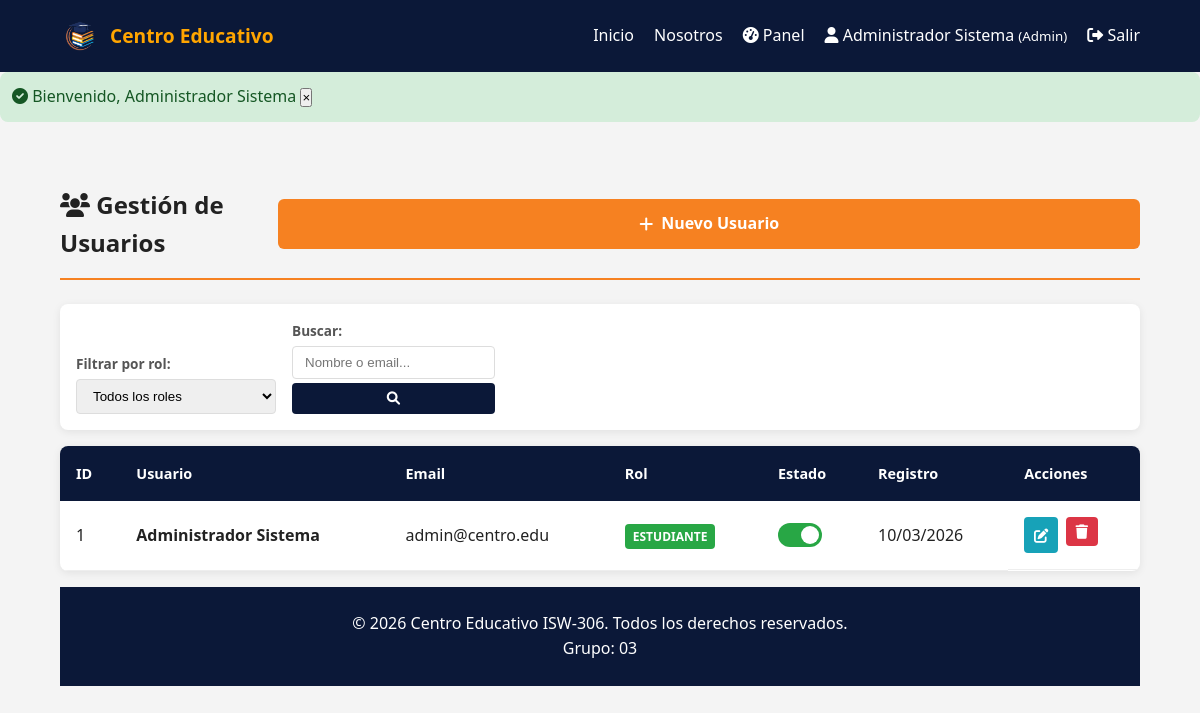
Page /?page=admin/users&action=create (signed in) on the committed database.
### tables this page shows
CREATE TABLE usuarios (
    id INT AUTO_INCREMENT PRIMARY KEY,
    nombre_completo VARCHAR(100) NOT NULL,
    email VARCHAR(100) NOT NULL UNIQUE,
    password_hash VARCHAR(255) NOT NULL,
    rol_id INT NOT NULL,
    telefono VARCHAR(20),
    fecha_nacimiento DATE,
    activo BOOLEAN DEFAULT TRUE,
    last_login TIMESTAMP NULL,
    created_at TIMESTAMP DEFAULT CURRENT_TIMESTAMP,
    updated_at TIMESTAMP DEFAULT CURRENT_TIMESTAMP ON UPDATE CURRENT_TIMESTAMP,
    
    FOREIGN KEY (rol_id) REFERENCES roles(id) ON DELETE RESTRICT,
    INDEX idx_email (email),
    INDEX idx_rol (rol_id),
    INDEX idx_activo (activo)
);

### controllers/UserController.php (called while the page is built, shortened)
<?php
class UserController extends Controller
{
    private User $user;
    public function __construct()
    {
        $this->user = new User();
    }
    public function index(): void
    {
        $role = $_GET['role'] ?? null;
        $search = $_GET['search'] ?? null;
        $page = max(1, (int)($_GET['page'] ?? 1));
        $perPage = 10;
        if ($role && $role !== 'all') {
            $users = $this->user->getByRole($role);
        } elseif ($search) {
            $users = $this->user->search($search);
        } else {
            $users = $this->user->findAll('nombre_completo', 'ASC');
        }
        $users = array_slice($users, ($page - 1) * $perPage, $perPage);
        $this->view('admin/users/index');
    }
}

### config/database.php (called while the page is built, shortened)
<?php
class Database {
    private static $instance = null;
    private $connection;
    private function __construct() {
        $dsn = "mysql:host=" . DB_HOST . ";port=" . DB_PORT . ";dbname=" . DB_DATABASE . ";charset=utf8mb4";
        $options = [
            PDO::ATTR_ERRMODE            => PDO::ERRMODE_EXCEPTION,
            PDO::ATTR_DEFAULT_FETCH_MODE => PDO::FETCH_ASSOC,
            PDO::ATTR_EMULATE_PREPARES   => false,
            PDO::MYSQL_ATTR_INIT_COMMAND => "SET NAMES utf8mb4"
        ];
        try {
            $this->connection = new PDO($dsn, DB_USERNAME, DB_PASSWORD, $options);
        } catch (PDOException $e) {
            if (APP_ENV === 'development') {
                throw new Exception("Error de conexión: " . $e->getMessage());
            } else {
                error_log("DB Connection Error: " . $e->getMessage());
                throw new Exception("Error interno del servidor");
            }
        }
    }
    public static function getInstance() {
        if (self::$instance === null) {
            self::$instance = new self();
        }
        return self::$instance;
    }
    public function getConnection() {
        return $this->connection;
    }
}

### models/Model.php (called while the page is built, shortened)
<?php
require_once __DIR__ . '/../config/database.php';
abstract class Model {
    protected $table;
    protected $db;
    public function __construct() {
        $this->db = Database::getInstance()->getConnection();
    }
    public function getConnection(): PDO {
        return $this->db;
    }
    public function findAll(string $orderBy = 'id', string $direction = 'ASC', ?int $limit = null): array {
        $sql = "SELECT * FROM {$this->table} ORDER BY {$orderBy} {$direction}";
        $stmt = $this->db->prepare($sql);
        $stmt->execute();
        return $stmt->fetchAll();
    }
}

### views/admin/users/index.php (the view, shortened to what this page needs)
<section class="user-management">
    <div class="page-header">
        <h1><i class="fas fa-users"></i> <?= htmlspecialchars($title) ?></h1>
        <a href="<?= APP_URL ?>/?page=admin/users&action=create" class="btn btn-primary">
            <i class="fas fa-plus"></i> Nuevo Usuario
        </a>
    </div>
    <div class="filters-bar">
        <form method="GET" action="<?= APP_URL ?>/index.php" class="filters-form">
            <div class="filter-group">
                <label for="role">Filtrar por rol:</label>
                <select name="role" id="role" onchange="this.form.submit()">
                    <option value="">Todos los roles</option>
                </select>
            </div>
            <div class="filter-group">
                <label for="search">Buscar:</label>
                <input type="text" name="search" id="search"
                    value="<?= htmlspecialchars($search ?? '') ?>"
                    placeholder="Nombre o email...">
                <button type="submit" class="btn-search">
                    <i class="fas fa-search"></i>
                </button>
            </div>
        </form>
    </div>
    <div class="table-container">
        <?php if (!empty($users)): ?>
            <table class="data-table">
                <thead>
                    <tr>
                        <th>ID</th>
                        <th>Usuario</th>
                        <th>Email</th>
                        <th>Rol</th>
                        <th>Estado</th>
                        <th>Registro</th>
                        <th>Acciones</th>
                    </tr>
                </thead>
                <tbody>
                    <?php foreach ($users as $user): ?>
                        <tr class="<?= !$user['activo'] ? 'row-inactive' : '' ?>">
                            <td><?= $user['id'] ?></td>
                            <td>
                                <strong><?= htmlspecialchars($user['nombre_completo']) ?></strong>
                            </td>
                            <td><?= htmlspecialchars($user['email']) ?></td>
                            <td>
                                <span class="badge badge-<?= htmlspecialchars($user['rol_nombre'] ?? 'estudiante') ?>">
                                    <?= htmlspecialchars(ucfirst($user['rol_nombre'] ?? 'estudiante')) ?>
                                </span>
                            </td>
                            <td>
                                <label class="toggle-switch">
                                    <span class="toggle-slider"></span>
                                </label>
                            </td>
                            <td><?= date('d/m/Y', strtotime($user['created_at'])) ?></td>
                            <td class="actions">
                                <a href="<?= APP_URL ?>/?page=admin/users&action=edit&id=<?= $user['id'] ?>"
                                    class="btn-action btn-edit" title="Editar">
                                    <i class="fas fa-edit"></i>
                                </a>
                                <form method="POST" action="<?= APP_URL ?>/?page=admin/users&action=delete&id=<?= $user['id'] ?>"
                                    class="inline-form"
                                    onsubmit="return confirm('¿Estás seguro de desactivar este usuario?');">
                                    <button type="submit" class="btn-action btn-delete" title="Desactivar">
                                        <i class="fas fa-trash"></i>
                                    </button>
                                </form>
                            </td>
                        </tr>
                    <?php endforeach; ?>
                </tbody>
            </table>
        <?php endif; ?>
    </div>
</section>

### assets/css/styles.css (style rules this page uses)
:root { --color-primary: #0b1838; --color-secondary: #f68121; --color-white: #ffffff; --color-gray: #f4f4f4; --color-dark: #222; --color-border: #e0e0e0; --color-success: #28a745; --color-danger: #dc3545; --radius: 8px; --transition: all 0.3s ease; --shadow: 0 4px 12px rgba(0, 0, 0, 0.08); --font-main: 'Segoe UI', Tahoma, Geneva, Verdana, sans-serif; }
* { margin: 0; padding: 0; box-sizing: border-box; }
body { font-family: var(--font-main); background-color: var(--color-gray); color: var(--color-dark); line-height: 1.6; display: flex; flex-direction: column; min-height: 100vh; }
.actions { display: flex; gap: 8px; }
.badge { padding: 4px 8px; border-radius: 20px; font-size: 12px; font-weight: bold; }
.user-management { padding: 1rem 0; }
.page-header { display: flex; justify-content: space-between; align-items: center; margin-bottom: 1.5rem; padding-bottom: 1rem; border-bottom: 2px solid var(--color-secondary); }
.filters-bar { background: white; padding: 1rem; border-radius: 8px; margin-bottom: 1rem; box-shadow: 0 2px 8px rgba(0, 0, 0, 0.08); }
.filters-form { display: flex; flex-wrap: wrap; gap: 1rem; align-items: flex-end; }
.filter-group { display: flex; flex-direction: column; gap: 0.25rem; }
.filter-group label { font-size: 0.85rem; font-weight: 600; color: #555; }
.filter-group select, .filter-group input { padding: 0.5rem 0.75rem; border: 1px solid #ddd; border-radius: 4px; min-width: 200px; }
.btn-search { padding: 0.5rem 1rem; background: var(--color-primary); color: white; border: none; border-radius: 4px; cursor: pointer; }
.table-container { background: white; border-radius: 8px; box-shadow: 0 2px 8px rgba(0, 0, 0, 0.08); overflow: hidden; }
.data-table { width: 100%; border-collapse: collapse; }
.data-table th { background: var(--color-primary); color: white; padding: 1rem; text-align: left; font-weight: 600; font-size: 0.9rem; }
.data-table td { padding: 1rem; border-bottom: 1px solid #eee; vertical-align: middle; }
.badge { padding: 0.25rem 0.5rem; border-radius: 4px; font-size: 0.75rem; font-weight: 600; text-transform: uppercase; }
.badge-estudiante { background: #28a745; color: white; }
.toggle-switch { position: relative; display: inline-block; width: 44px; height: 24px; }
.toggle-slider { position: absolute; cursor: pointer; top: 0; left: 0; right: 0; bottom: 0; background-color: #ccc; border-radius: 24px; transition: 0.3s; }
.toggle-slider:before { position: absolute; content: ''; height: 18px; width: 18px; left: 3px; bottom: 3px; background-color: white; border-radius: 50%; transition: 0.3s; }
input:checked + .toggle-slider { background-color: #28a745; }
input:checked + .toggle-slider:before { transform: translateX(20px); }
.actions { display: flex; gap: 0.5rem; }
.btn-action { padding: 0.4rem 0.6rem; border: none; border-radius: 4px; cursor: pointer; text-decoration: none; font-size: 0.9rem; transition: opacity 0.2s; }
.btn-edit { background: #17a2b8; color: white; }
.btn-delete { background: #dc3545; color: white; }
.inline-form { display: inline; }
.btn { display: inline-flex; justify-content: center; align-items: center; gap: 8px; padding: 12px; border-radius: 6px; font-weight: 600; font-size: 1rem; border: none; cursor: pointer; text-decoration: none; transition: var(--transition); width: 100%; }
.btn-primary { background: var(--color-secondary); color: var(--color-white); }

### rows in the picture
usuarios: id "1", nombre_completo "Administrador Sistema", email "admin@centro.edu", rol_nombre "ESTUDIANTE", created_at "10/03/2026"

### other values in the picture
$user['nombre'] "Administrador Sistema"
$user['rol'] "Admin"
$_SESSION['success'] "Bienvenido, Administrador Sistema"
$title "Gestión de Usuarios"
